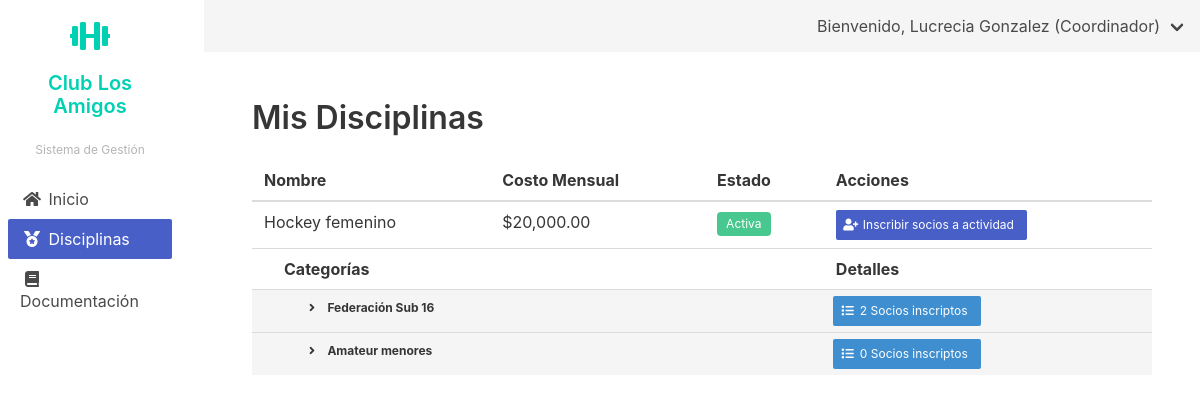
Before: /disciplinas/mis-disciplinas/ (signed in) with the older database file.
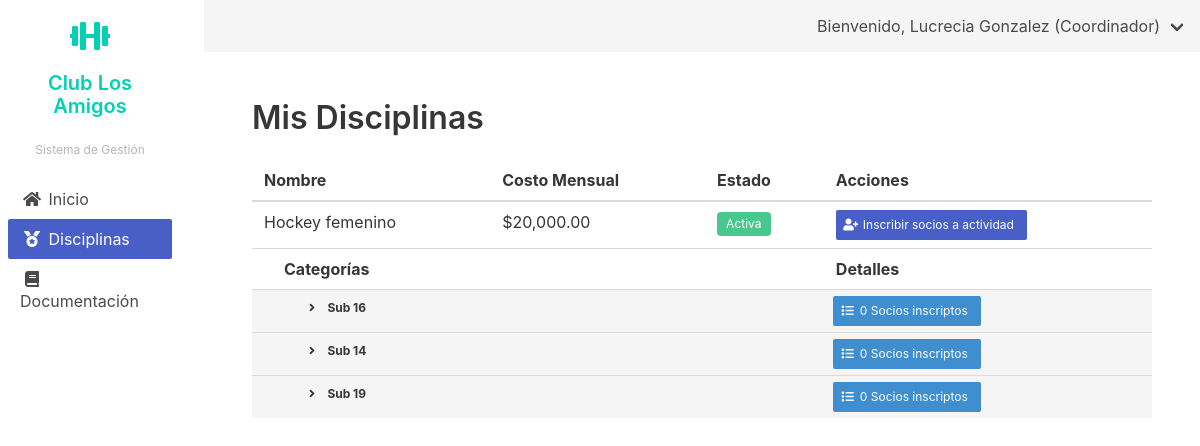
After: the same page with the newer database file.
### disciplinas/models.py (models this page shows, shortened)
class Disciplina(models.Model):
    nombre = models.CharField(max_length=100)
    descripcion = models.TextField(blank=True)
    coordinador = models.ForeignKey(PerfilUsuario, on_delete=models.PROTECT, related_name='disciplinas_coordinadas')
    lugar = models.CharField(max_length=100)
    costo_mensual = models.DecimalField(max_digits=10, decimal_places=2)
    fecha_creacion = models.DateTimeField(auto_now_add=True)
    activa = models.BooleanField(default=True)

class Categoria(models.Model):
    disciplina = models.ForeignKey(Disciplina, on_delete=models.CASCADE, related_name='categorias')
    nombre = models.CharField(max_length=100)
    profesores = models.ManyToManyField(PerfilUsuario, related_name='categorias')
    horario = models.ForeignKey(Horario, on_delete=models.PROTECT)
    cupo_maximo = models.IntegerField()
    especialidad = models.CharField(max_length=100, blank=True)

### disciplinas/views.py (the view)
# urls.py: path('mis-disciplinas/', views.lista_disciplinas_coordinador, name='lista_disciplinas_coordinador'),
@login_required
@coordinador_required
def lista_disciplinas_coordinador(request):
    user = request.user
    disciplinas = Disciplina.objects.filter(coordinador__usuario=user)
    disciplinas = list(disciplinas)
    for disciplina in disciplinas:
        categorias = list(disciplina.categorias.all())
        for cat in categorias:
            cat.cantidad_inscriptos = cat.inscritos.filter(activa=True).count()
        disciplina.categorias_list = categorias
    return render(request, 'disciplinas/lista_disciplinas_coordinador.html', {
        'disciplinas': disciplinas
    })

### usuarios/context_processors.py (called while the page is built)
def user_role_context(request):
    if request.user.is_authenticated:
        user_groups = request.user.groups.all()
        if user_groups.filter(name='Coordinador').exists():
            user_role = 'Coordinador'
        elif user_groups.filter(name='Tesoreria').exists():
            user_role = 'Tesoreria'
        elif user_groups.filter(name='Comision').exists():
            user_role = 'Comision'
        elif user_groups.filter(name='Administrador').exists():
            user_role = 'Administrador'
        else:
            user_role = 'Default'
    else:
        user_role = 'Default'
    return {
        'user_role': user_role
    }

### disciplinas/templates/disciplinas/lista_disciplinas_coordinador.html (shortened to what this page needs)
{% extends 'usuarios/base_coordinador.html' %}
{% load humanize %}
{% block content %}
<div class="container">
    <h1 class="title">Mis Disciplinas</h1>
    <table class="table is-fullwidth">
        <thead>
            <tr>
                <th>Nombre</th>
                <th>Costo Mensual</th>
                <th>Estado</th>
                <th>Acciones</th>
            </tr>
        </thead>
        <tbody>
            {% for disciplina in disciplinas %}
            <tr>
                <td>{{ disciplina.nombre }}</td>
                <td>${{ disciplina.costo_mensual| intcomma }}</td>
                <td>
                    {% if disciplina.activa %}
                    <span class="tag is-success">Activa</span>
                    {% else %}
                    <span class="tag is-danger">Inactiva</span>
                    {% endif %}
                </td>
                <td>
                    <div class="buttons are-small">
                        <a href="{% url 'disciplinas:inscribir_socios' disciplina.pk %}"
                            class="button is-small is-link" title="Inscribir Socios">
                            <span class="icon is-small">
                                <i class="fas fa-user-plus"></i>
                            </span>
                            <span class="is-size-7">Inscribir socios a actividad</span>
                        </a>
                    </div>
                </td>
            </tr>
            <tr>
                <th colspan="3" style="padding-left: 2em;">Categorías</th><th>Detalles</th>
            </tr>
            {% for categoria in disciplina.categorias_list %}
            <tr class="is-size-7 has-background-light">
                <td colspan="3" style="padding-left: 4em;">
                    <span class="icon"><i class="fas fa-angle-right"></i></span>
                    <strong>{{ categoria.nombre }}</strong>
                </td>
                <td>
                    <a href="{% url 'disciplinas:socios_inscriptos_categoria' categoria.pk %}" class="button is-small is-info" title="Ver inscriptos">
                        <span class="icon is-small"><i class="fas fa-list"></i></span>
                        <span>{{ categoria.cantidad_inscriptos }} Socios inscriptos</span>
                    </a>
                </td>
            </tr>
            {% endfor %}
            {% empty %}
            <tr>
                <td colspan="5" class="has-text-centered">No tienes disciplinas asignadas.</td>
            </tr>
            {% endfor %}
        </tbody>
    </table>
</div>
{% endblock %}

### usuarios/templates/usuarios/base_coordinador.html
{% extends 'base.html' %}
{% block sidebar_menu %}
    {% include 'includes/sidebar_menu_coordinador.html' with request=request %}
{% endblock %}

### templates/base.html (shortened to what this page needs)
<!DOCTYPE html>
<html lang="es">
<head>
    <link rel="stylesheet" href="https://cdn.jsdelivr.net/npm/bulma@0.9.4/css/bulma.min.css">
    <link rel="stylesheet" href="https://cdnjs.cloudflare.com/ajax/libs/font-awesome/5.15.4/css/all.min.css">
</head>
<body>
    <div class="columns is-fullheight">
        <div class="column is-2 is-sidebar-menu">
            {% block sidebar_menu %}{% endblock %}
        </div>
        <div class="column">
            <nav class="navbar is-light" role="navigation" aria-label="main navigation">
                <div class="navbar-menu">
                    <div class="navbar-end">
                        {% if request.user.is_authenticated %}
                            <div class="navbar-item has-dropdown is-hoverable">
                                <a class="navbar-link">
                                    Bienvenido, {{ request.user.get_full_name }} ({{ request.user.groups.first.name }})
                                </a>
                            </div>
                        {% else %}
                            <div class="navbar-item">
                                <a class="button is-primary" href="{% url 'usuarios:login' %}">
                                    Iniciar sesión
                                </a>
                            </div>
                        {% endif %}
                    </div>
                </div>
            </nav>
            <div class="section">
                {% block content %}{% endblock %}
            </div>
        </div>
    </div>
</body>
</html>

### templates/includes/sidebar_menu_coordinador.html
{% load static %}
<div class="p-3 has-text-centered">
    <div class="mb-3">
        <span class="icon is-large has-text-primary">
            <i class="fas fa-dumbbell fa-2x"></i>
        </span>
    </div>
    <h2 class="title is-5 has-text-primary">Club Los Amigos</h2>
    <p class="is-size-7 has-text-grey-light">Sistema de Gestión</p>
</div>
<ul class="menu-list p-2">
    <li>
        <a href="{% url 'usuarios:dashboard' %}" {% if request.path == '/usuarios/dashboard/' %}class="is-active"{% endif %}>
            <span class="icon"><i class="fas fa-home"></i></span>
            <span>Inicio</span>
        </a>
    </li>
    <li>
        <a href="{% url 'disciplinas:lista_disciplinas_coordinador' %}" {% if request.path == '/disciplinas/mis-disciplinas/' %}class="is-active"{% endif %}>
            <span class="icon"><i class="fas fa-medal"></i></span>
            <span>Disciplinas</span>
        </a>
    </li>
    <li>
        <a href="#">
            <span class="icon"><i class="fas fa-book"></i></span>
            <span>Documentación</span>
        </a>
    </li>
</ul>

Changed rows visible on the page:
removed Categoria: nombre "Federación Sub 16", cantidad_inscriptos "2"
removed Categoria: nombre "Amateur menores", cantidad_inscriptos "0"
added Categoria: nombre "Sub 16", cantidad_inscriptos "0"
added Categoria: nombre "Sub 14", cantidad_inscriptos "0"
added Categoria: nombre "Sub 19", cantidad_inscriptos "0"
